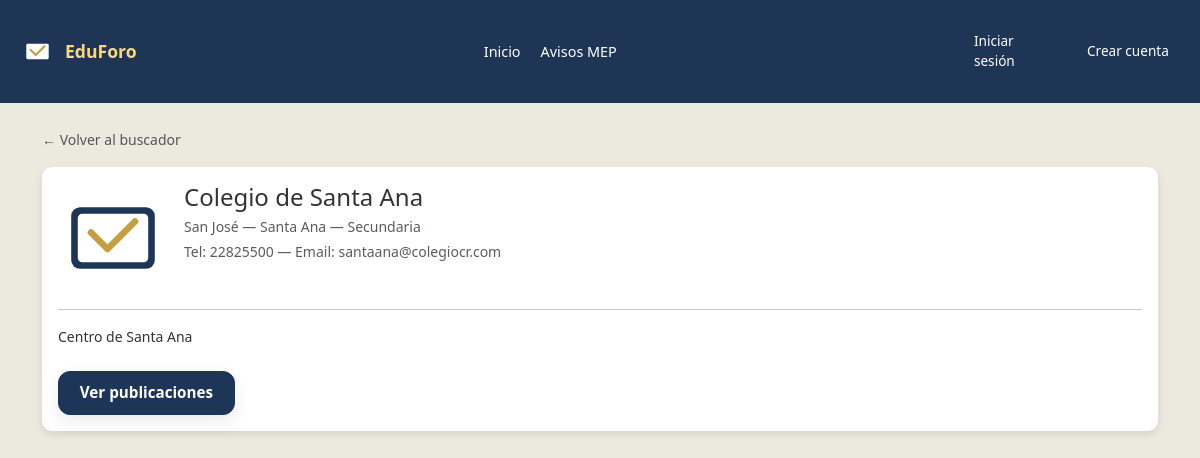
The app's page /centro.php?id=5 with its own data.
### tables this page shows
CREATE TABLE centros (
  id INT AUTO_INCREMENT PRIMARY KEY,
  nombre VARCHAR(100) NOT NULL,
  codigo VARCHAR(6) NOT NULL UNIQUE,
  provincia VARCHAR(25),
  canton VARCHAR(25),
  nivel VARCHAR(25),
  direccion VARCHAR(255),
  telefono VARCHAR(8),
  correo VARCHAR(100)
);

### centro.php (the view, shortened to what this page needs)
<?php
$conexion = abrirConexion();
$centroId = isset($_GET['id']) ? (int) $_GET['id'] : 0;
$centro = null;
if ($centroId > 0) {
    $sql = "SELECT id, nombre, codigo, provincia, canton, nivel, direccion, telefono, correo
            FROM centros
            WHERE id = ?";
    $stmt = $conexion->prepare($sql);
    $stmt->bind_param("i", $centroId);
    $stmt->execute();
    $resultado = $stmt->get_result();
    if ($resultado && $resultado->num_rows === 1) {
        $centro = $resultado->fetch_assoc();
    }
}
?>
<!DOCTYPE html>
<html lang="es">
<head>
    <link href="https://cdn.jsdelivr.net/npm/bootstrap@5.3.3/dist/css/bootstrap.min.css" rel="stylesheet">
    <link rel="stylesheet" href="assets/css/style.css?v=<?php echo time(); ?>">
    <link rel="stylesheet" href="assets/css/Home.css?v=<?php echo time(); ?>">
    <link rel="stylesheet" href="assets/css/public.css?v=<?php echo time(); ?>">
</head>
<body style="background:#ece9df;">
    <?php include 'php/componentes/navbar.php'; ?>
    <main class="container my-4">
        <div class="mb-3">
            <a href="Home.php#centros" class="small text-muted text-decoration-none">
                ← Volver al buscador
            </a>
        </div>
        <?php if (!$centro): ?>
            <div class="alert alert-warning">
                No se encontró información para el centro solicitado.
            </div>
        <?php else: ?>
            <article class="panel panel-centro">
                <div class="d-flex align-items-start gap-3 mb-2">
                    <div class="centro-icono">
                        <img src="assets/img/logo-eduforo.svg" alt="Centro" class="centro-icono-img">
                    </div>
                    <div>
                        <h1 class="h4 mb-1">
                            <?php echo htmlspecialchars($centro['nombre']); ?>
                        </h1>
                        <p class="small text-muted mb-1">
                            <?php
                                $ubicacion = [];
                                if (!empty($centro['provincia'])) $ubicacion[] = $centro['provincia'];
                                if (!empty($centro['canton']))    $ubicacion[] = $centro['canton'];
                                if (!empty($centro['nivel']))     $ubicacion[] = $centro['nivel'];
                                echo htmlspecialchars(implode(' — ', $ubicacion));
                            ?>
                        </p>
                        <p class="small text-muted mb-0">
                            <?php if (!empty($centro['telefono'])): ?>
                                Tel: <?php echo htmlspecialchars($centro['telefono']); ?>
                            <?php endif; ?>
                            <?php if (!empty($centro['correo'])): ?>
                                <?php if (!empty($centro['telefono'])) echo ' — '; ?>
                                Email: <?php echo htmlspecialchars($centro['correo']); ?>
                            <?php endif; ?>
                        </p>
                    </div>
                </div>
                <hr class="my-3">
                <p class="small mb-4">
                    <?php
                        if (!empty($centro['direccion'])) {
                            echo htmlspecialchars($centro['direccion']);
                        } else {
                            echo 'Centro educativo registrado en la plataforma.';
                        }
                    ?>
                </p>
                <a href="centro-publicaciones.php?centro_id=<?php echo $centro['id']; ?>"
                   class="btn btn-brand">
                    Ver publicaciones
                </a>
            </article>
        <?php endif; ?>
    </main>
</body>
</html>

### assets/css/style.css (style rules this page uses)
:root { --brand: #1d3557; --brand-hover: #16314a; --accent-gold: #c59f3e; --radius: 12px; --shadow: 0 6px 18px rgba(0, 0, 0, .08); --ink: #1a1a1a; --muted: #6b7280; --lighter-muted: #737881; }
body { font-family: Arial, sans-serif; background: #ece9df; background: linear-gradient(140deg, #f0ece3 0%, #ece9df 40%, #e7e3da 100%); color: var(--ink); }
.btn-brand { background-color: var(--brand); border: 1px solid var(--brand); color: #fff; font-weight: 600; border-radius: var(--radius); padding: 0.6rem 1.3rem; display: inline-flex; align-items: center; justify-content: center; gap: 0.35rem; box-shadow: var(--shadow); transition: background-color 0.3s ease, border-color 0.3s ease, transform 0.2s ease, box-shadow 0.3s ease; }

### assets/css/Home.css (style rules this page uses)
* { margin: 0; padding: 0; box-sizing: border-box; font-family: "Segoe UI", Arial, sans-serif; }
body { display: flex; flex-direction: column; background-color: #ece9df; color: #333; position: relative; margin: 0; }

### assets/css/public.css (style rules this page uses)
:root { --brand: #1d3557; --brand-hover: #16314a; --accent-gold: #c59f3e; }
.panel { background:#fff; border-radius:10px; padding:1rem; box-shadow:0 3px 8px rgba(0,0,0,0.1); }
.btn-brand, .btn-brand-outline, .btn-brand-soft { font-size: 0.95rem; }

### records on screen
centros: nombre "Colegio de Santa Ana", telefono "22825500", correo "santaana@colegiocr.com", direccion "Centro de Santa Ana"

### other values on screen
implode(' — ', $ubicacion) "San José — Santa Ana — Secundaria"
